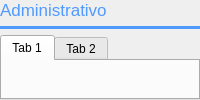
      <widget class="QWidget" name="page_administrative">
       <layout class="QVBoxLayout" name="verticalLayout_5">
        <property name="spacing">
         <number>6</number>
        </property>
        <property name="leftMargin">
         <number>0</number>
        </property>
        <property name="topMargin">
         <number>0</number>
        </property>
        <property name="rightMargin">
         <number>0</number>
        </property>
        <property name="bottomMargin">
         <number>0</number>
        </property>
        <item>
         <layout class="QVBoxLayout" name="verticalLayout_4">
          <item>
           <widget class="QLabel" name="label_page_administrative">
            <property name="font">
             <font>
              <pointsize>13</pointsize>
             </font>
            </property>
            <property name="styleSheet">
             <string notr="true">color: #4F9AFE</string>
            </property>
            <property name="text">
             <string>Administrativo</string>
            </property>
           </widget>
          </item>
          <item>
           <widget class="Line" name="line_page_administrative">
            <property name="styleSheet">
             <string notr="true"> border: none;
                            background: #4F9AFE;</string>
            </property>
            <property name="orientation">
             <enum>Qt::Orientation::Horizontal</enum>
            </property>
           </widget>
          </item>
         </layout>
        </item>
        <item>
         <widget class="QTabWidget" name="tabWidget_2">
          <widget class="QWidget" name="tab">
           <attribute name="title">
            <string>Tab 1</string>
           </attribute>
          </widget>
          <widget class="QWidget" name="tab_2">
           <attribute name="title">
            <string>Tab 2</string>
           </attribute>
          </widget>
         </widget>
        </item>
       </layout>
      </widget>
